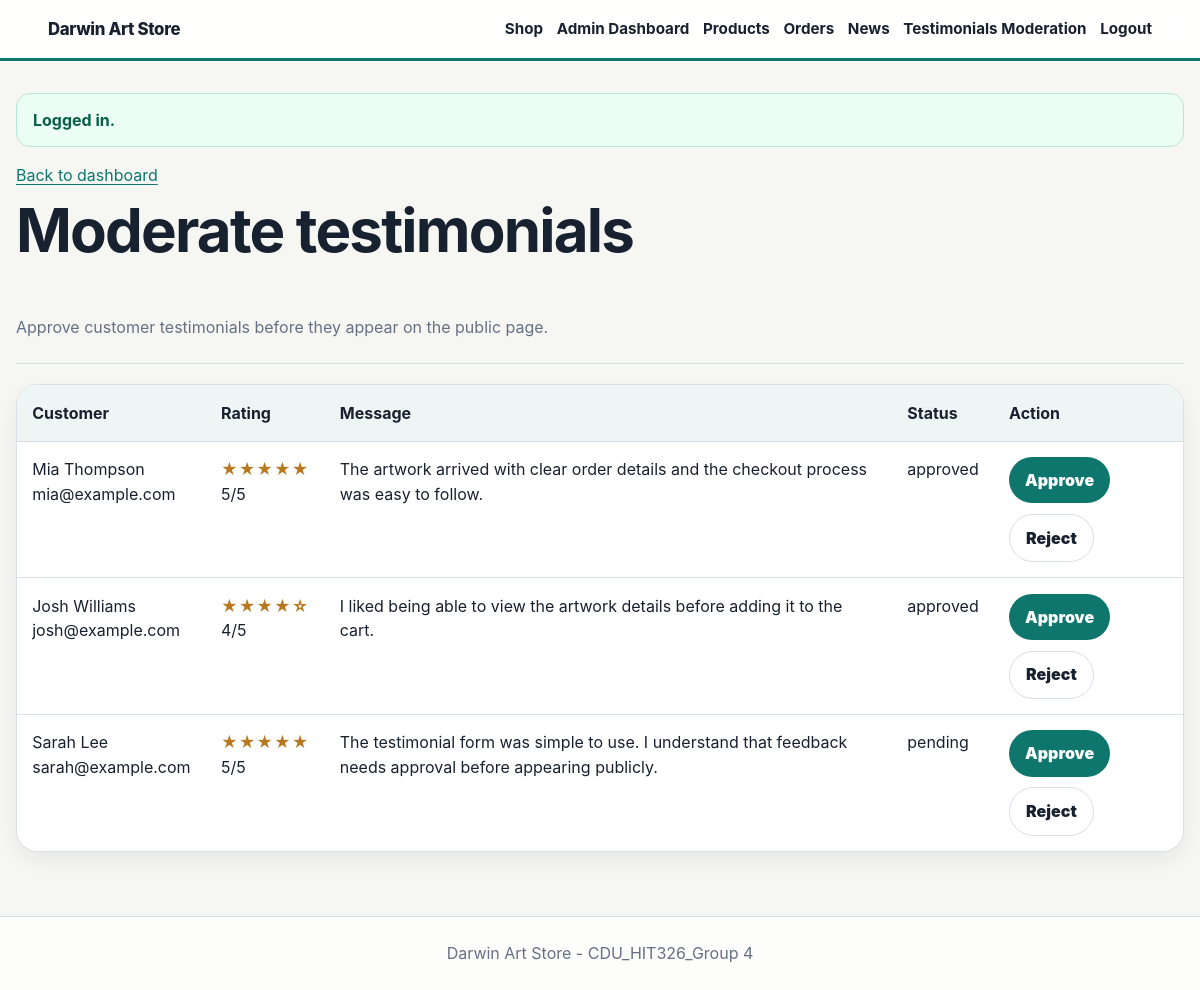
/admin/testimonials.php (signed in), run on an earlier commit of the app's database.
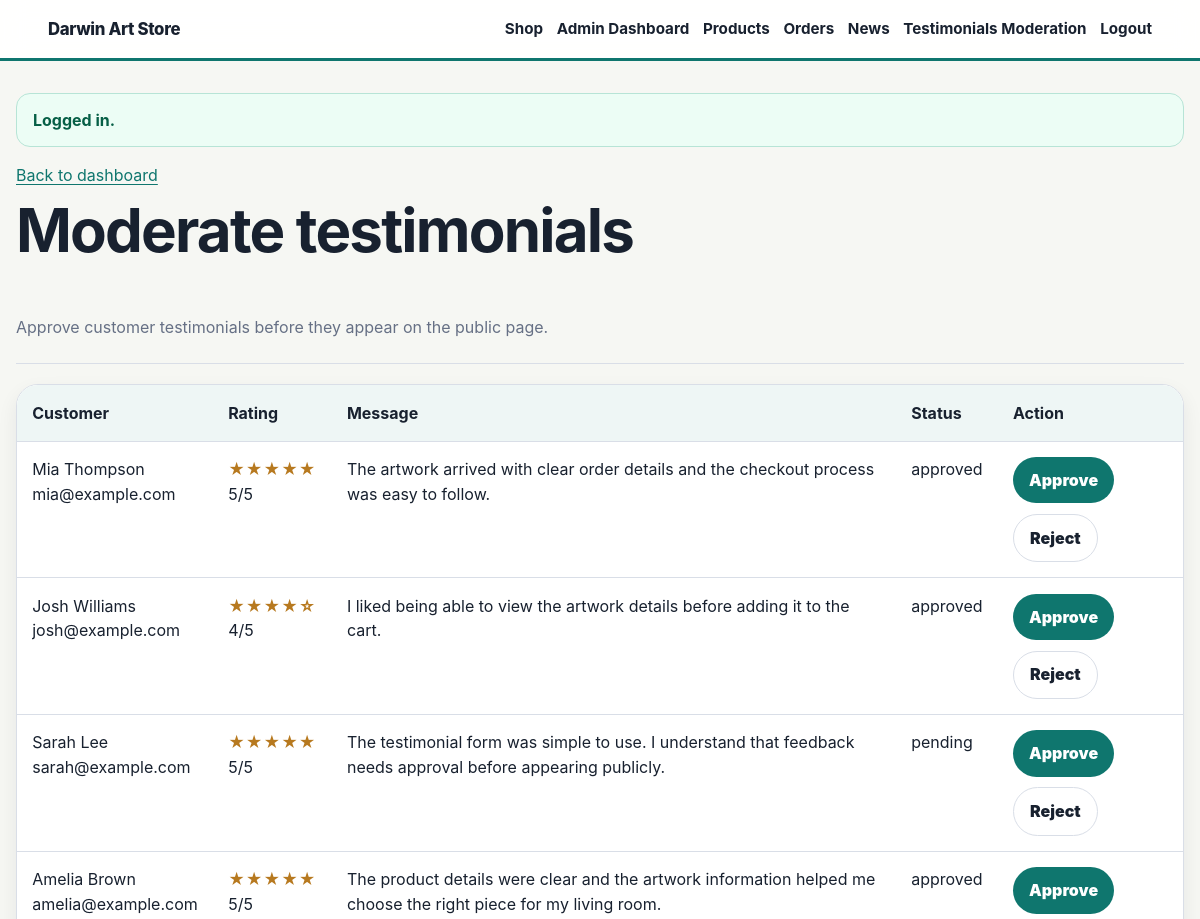
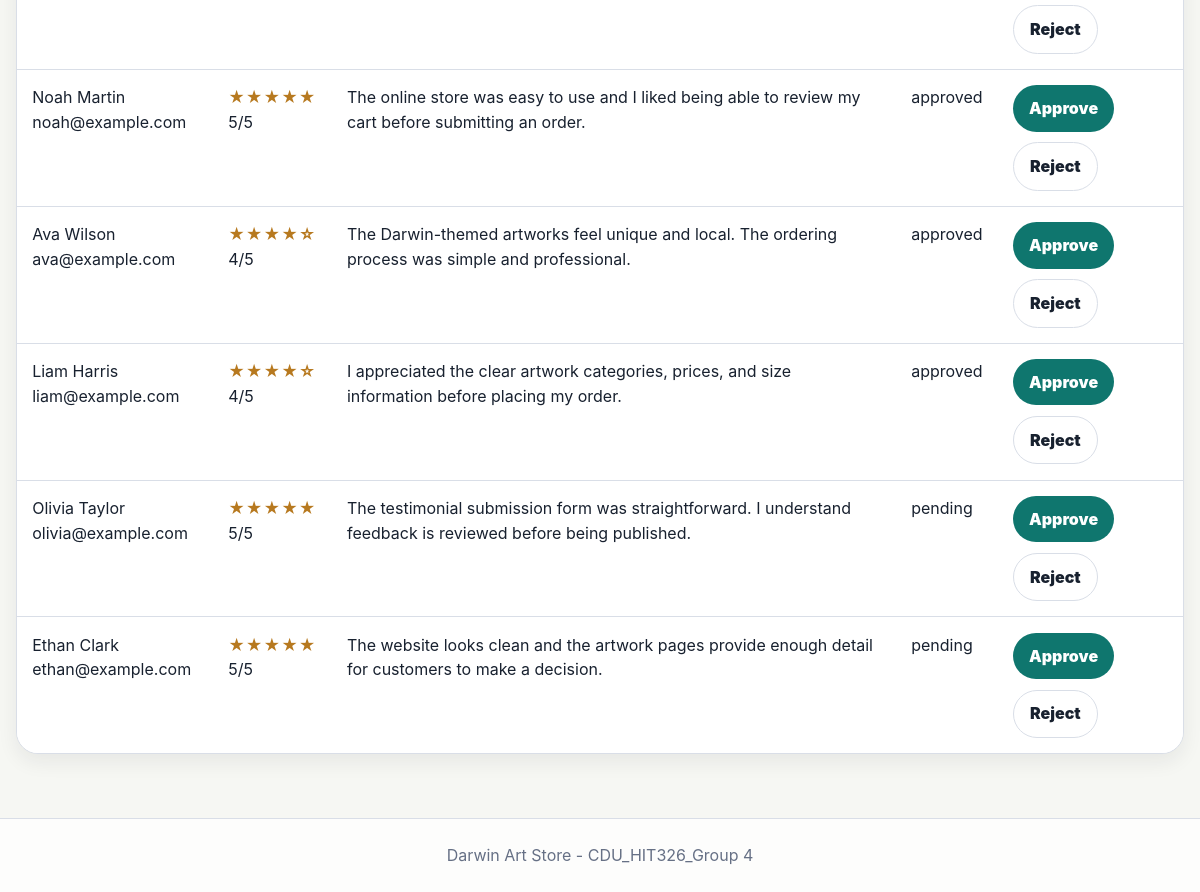
And on a later commit of the database (2 pictures, top to bottom).
### tables this page shows
CREATE TABLE IF NOT EXISTS testimonials (
    testimonial_id INT AUTO_INCREMENT PRIMARY KEY,
    customer_email VARCHAR(255) NOT NULL,
    customer_name VARCHAR(160) NOT NULL,
    message TEXT NOT NULL,
    rating TINYINT NOT NULL DEFAULT 5,
    status VARCHAR(20) NOT NULL DEFAULT 'pending',
    submitted_at TIMESTAMP DEFAULT CURRENT_TIMESTAMP
);

### src/bootstrap.php (called while the page is built, shortened)
<?php
$config = require __DIR__ . '/config.php';
spl_autoload_register(function (string $class): void {
    $prefix = 'App\\';
    $path = __DIR__ . '/' . str_replace('\\', '/', substr($class, strlen($prefix))) . '.php';
});
require __DIR__ . '/functions.php';
$session = new App\Core\Session();
$database = new App\Core\Database($config['db']);
$products = new App\Repository\ProductRepository($database);
$news = new App\Repository\NewsRepository($database);
$testimonials = new App\Repository\TestimonialRepository($database);
$admins = new App\Repository\AdminRepository($database);
$orders = new App\Repository\OrderRepository($database);
$cart = new App\Service\CartService($session, $products);
$auth = new App\Service\AuthService($session, $admins);
$csrf = new App\Core\Csrf($session);
$notifier = new App\Service\FileOrderNotifier(
    $config['business_email'],
    dirname(__DIR__) . '/storage/mail/orders.log'
);
$checkout = new App\Service\CheckoutService($cart, $orders, $notifier);
$view = new App\Core\View($config, $session, $cart, $auth);
$container = compact(
    'config',
    'session',
    'database',
    'products',
    'news',
    'testimonials',
    'admins',
    'orders',
    'cart',
    'auth',
    'csrf',
    'notifier',
    'checkout',
    'view'
);

### src/config.php (called while the page is built)
<?php
return [
    'app_name' => getenv('APP_NAME') ?: 'Darwin Art Store',
    'business_email' => getenv('ORDER_HANDLING_EMAIL') ?: 'orders@example.com',
    'db' => [
        'host' => getenv('DB_HOST') ?: '127.0.0.1',
        'port' => getenv('DB_PORT') ?: '3306',
        'name' => getenv('DB_NAME') ?: 'art_store',
        'user' => getenv('DB_USER') ?: 'root',
        'pass' => getenv('DB_PASSWORD') ?: '',
    ],
];

### src/functions.php (called while the page is built, shortened)
<?php
function e(?string $value): string
{
    return htmlspecialchars($value ?? '', ENT_QUOTES, 'UTF-8');
}
function ratingStars(int|string|null $rating): string
{
    $rating = max(1, min(5, (int) $rating));
    return str_repeat('★', $rating) . str_repeat('☆', 5 - $rating);
}
function app(string $key): mixed
{
    global $container;
    return $container[$key] ?? throw new InvalidArgumentException("Service [$key] is not registered.");
}

### src/Core/Database.php (called while the page is built, shortened)
<?php
final class Database
{
    public function connection(): PDO
    {
        $dsn = sprintf(
            'mysql:host=%s;port=%s;dbname=%s;charset=utf8mb4',
            $this->config['host'],
            $this->config['port'],
            $this->config['name']
        );
        $this->pdo = new PDO($dsn, $this->config['user'], $this->config['pass'], [
            PDO::ATTR_ERRMODE => PDO::ERRMODE_EXCEPTION,
            PDO::ATTR_DEFAULT_FETCH_MODE => PDO::FETCH_ASSOC,
        ]);
        return $this->pdo;
    }
    public function fetchAll(string $sql, array $params = []): array
    {
        $stmt = $this->connection()->prepare($sql);
        $stmt->execute($params);
        return $stmt->fetchAll();
    }
}

### src/Repository/TestimonialRepository.php (called while the page is built, shortened)
<?php
final class TestimonialRepository
{
    public function all(): array
    {
        return $this->database->fetchAll(
            'SELECT * FROM testimonials ORDER BY submitted_at DESC'
        );
    }
}

### public/admin/testimonials.php (the view, shortened to what this page needs)
<?php
require __DIR__ . '/../../src/bootstrap.php';
$testimonialsRepository = app('testimonials');
$view = app('view');
$view->header('Moderate testimonials');
try {
    $testimonials = $testimonialsRepository->all();
} catch (Throwable $error) {
    echo '<p class="error">' . e(dbErrorMessage($error)) . '</p>';
    $view->footer();
    exit;
}
?>
<section class="admin-page-header">
    <p><a href="/admin/index.php">Back to dashboard</a></p>
    <h1>Moderate testimonials</h1>
    <p class="muted">Approve customer testimonials before they appear on the public page.</p>
</section>
<?php if (!$testimonials): ?>
    <section class="panel empty-state">
        <h2>No testimonials submitted</h2>
        <p>Customer testimonial submissions will appear here for moderation.</p>
    </section>
<?php else: ?>
<div class="table-wrap">
<table class="admin-table">
    <thead>
        <tr>
            <th>Customer</th>
            <th>Rating</th>
            <th>Message</th>
            <th>Status</th>
            <th>Action</th>
        </tr>
    </thead>
    <tbody>
        <?php foreach ($testimonials as $testimonial): ?>
            <tr>
                <td><?= e($testimonial['customer_name']) ?><br><?= e($testimonial['customer_email']) ?></td>
                <td><span class="rating-stars"><?= e(ratingStars($testimonial['rating'])) ?></span><br><?= (int) $testimonial['rating'] ?>/5</td>
                <td><?= nl2br(e($testimonial['message'])) ?></td>
                <td><?= e($testimonial['status']) ?></td>
                <td>
                    <form class="actions" method="post" action="/admin/testimonials.php">
                        <button type="submit" name="status" value="approved">Approve</button>
                        <button class="secondary" type="submit" name="status" value="rejected">Reject</button>
                    </form>
                </td>
            </tr>
        <?php endforeach; ?>
    </tbody>
</table>
</div>
<?php endif; ?>

What changed in the data, as far as the page shows it:
added testimonials: customer_name "Amelia Brown", customer_email "amelia@example.com", rating "★★★★★", rating "5", message "The product details were clear and the artwork information helped me choose the right piece for my living room.", status "approved"
added testimonials: customer_name "Noah Martin", customer_email "noah@example.com", rating "★★★★★", rating "5", message "The online store was easy to use and I liked being able to review my cart before submitting an order.", status "approved"
added testimonials: customer_name "Ava Wilson", customer_email "ava@example.com", rating "★★★★☆", rating "4", message "The Darwin-themed artworks feel unique and local. The ordering process was simple and professional.", status "approved"
added testimonials: customer_name "Liam Harris", customer_email "liam@example.com", rating "★★★★☆", rating "4", message "I appreciated the clear artwork categories, prices, and size information before placing my order.", status "approved"
added testimonials: customer_name "Olivia Taylor", customer_email "olivia@example.com", rating "★★★★★", rating "5", message "The testimonial submission form was straightforward. I understand feedback is reviewed before being published.", status "pending"
added testimonials: customer_name "Ethan Clark", customer_email "ethan@example.com", rating "★★★★★", rating "5", message "The website looks clean and the artwork pages provide enough detail for customers to make a decision.", status "pending"
